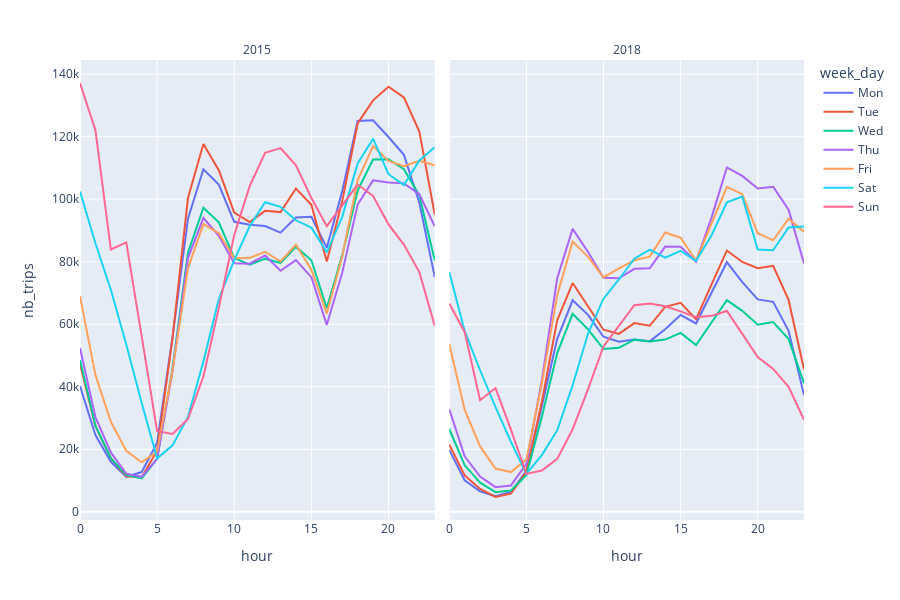

Notebook source saved alongside this figure:
### Code cell
plot_by_hour(pd_grp, "nb_trips", 'Total trips')

### Figure 1 — Plotly figure (JSON) as saved in the notebook; plotly's stock layout.template omitted (floating-point values rounded to 4 significant figures)
{"data": [{"hovertemplate": "<b>%{hovertext}</b><br><br>week_day=Mon<br>year=2015<br>hour=%{x}<br>nb_trips=%{y}<extra></extra>", "hovertext": ["2015", "2015", "2015", "2015", "2015", "2015", "2015", "2015", "2015", "2015", "2015", "2015", "2015", "2015", "2015", "2015", "2015", "2015", "2015", "2015", "2015", "2015", "2015", "2015"], "legendgroup": "Mon", "line": {"color": "#636efa", "dash": "solid"}, "mode": "lines", "name": "Mon", "orientation": "v", "showlegend": true, "type": "scatter", "x": [0, 1, 2, 3, 4, 5, 6, 7, 8, 9, 10, 11, 12, 13, 14, 15, 16, 17, 18, 19, 20, 21, 22, 23], "xaxis": "x", "y": [40265, 24536, 16007, 11212, 12712, 22089, 55933, 93787, 109584, 104707, 92778, 91854, 91430, 89314, 94136, 94356, 84473, 102550, 125031, 125270, 119906, 114200, 98868, 75129], "yaxis": "y"}, {"hovertemplate": "<b>%{hovertext}</b><br><br>week_day=Mon<br>year=2018<br>hour=%{x}<br>nb_trips=%{y}<extra></extra>", "hovertext": ["2018", "2018", "2018", "2018", "2018", "2018", "2018", "2018", "2018", "2018", "2018", "2018", "2018", "2018", "2018", "2018", "2018", "2018", "2018", "2018", "2018", "2018", "2018", "2018"], "legendgroup": "Mon", "line": {"color": "#636efa", "dash": "solid"}, "mode": "lines", "name": "Mon", "orientation": "v", "showlegend": false, "type": "scatter", "x": [0, 1, 2, 3, 4, 5, 6, 7, 8, 9, 10, 11, 12, 13, 14, 15, 16, 17, 18, 19, 20, 21, 22, 23], "xaxis": "x2", "y": [19819, 10094, 6536, 4999, 6337, 13115, 33800, 55315, 67651, 63017, 56004, 54419, 55103, 54527, 58432, 62964, 60241, 70249, 79847, 73491, 67954, 67172, 57883, 37369], "yaxis": "y2"}, {"hovertemplate": "<b>%{hovertext}</b><br><br>week_day=Tue<br>year=2015<br>hour=%{x}<br>nb_trips=%{y}<extra></extra>", "hovertext": ["2015", "2015", "2015", "2015", "2015", "2015", "2015", "2015", "2015", "2015", "2015", "2015", "2015", "2015", "2015", "2015", "2015", "2015", "2015", "2015", "2015", "2015", "2015", "2015"], "legendgroup": "Tue", "line": {"color": "#EF553B", "dash": "solid"}, "mode": "lines", "name": "Tue", "orientation": "v", "showlegend": true, "type": "scatter", "x": [0, 1, 2, 3, 4, 5, 6, 7, 8, 9, 10, 11, 12, 13, 14, 15, 16, 17, 18, 19, 20, 21, 22, 23], "xaxis": "x", "y": [47270, 27418, 17180, 11361, 11003, 19624, 55637, 100377, 117659, 109307, 95743, 92680, 96281, 95882, 103425, 98199, 80093, 99347, 124225, 131634, 136004, 132604, 121633, 95060], "yaxis": "y"}, {"hovertemplate": "<b>%{hovertext}</b><br><br>week_day=Tue<br>year=2018<br>hour=%{x}<br>nb_trips=%{y}<extra></extra>", "hovertext": ["2018", "2018", "2018", "2018", "2018", "2018", "2018", "2018", "2018", "2018", "2018", "2018", "2018", "2018", "2018", "2018", "2018", "2018", "2018", "2018", "2018", "2018", "2018", "2018"], "legendgroup": "Tue", "line": {"color": "#EF553B", "dash": "solid"}, "mode": "lines", "name": "Tue", "orientation": "v", "showlegend": false, "type": "scatter", "x": [0, 1, 2, 3, 4, 5, 6, 7, 8, 9, 10, 11, 12, 13, 14, 15, 16, 17, 18, 19, 20, 21, 22, 23], "xaxis": "x2", "y": [21552, 11653, 7299, 4735, 5783, 12721, 35131, 61246, 73177, 65500, 58254, 56932, 60368, 59520, 65570, 66862, 61636, 72690, 83618, 79920, 77954, 78679, 67783, 45549], "yaxis": "y2"}, {"hovertemplate": "<b>%{hovertext}</b><br><br>week_day=Wed<br>year=2015<br>hour=%{x}<br>nb_trips=%{y}<extra></extra>", "hovertext": ["2015", "2015", "2015", "2015", "2015", "2015", "2015", "2015", "2015", "2015", "2015", "2015", "2015", "2015", "2015", "2015", "2015", "2015", "2015", "2015", "2015", "2015", "2015", "2015"], "legendgroup": "Wed", "line": {"color": "#00cc96", "dash": "solid"}, "mode": "lines", "name": "Wed", "orientation": "v", "showlegend": true, "type": "scatter", "x": [0, 1, 2, 3, 4, 5, 6, 7, 8, 9, 10, 11, 12, 13, 14, 15, 16, 17, 18, 19, 20, 21, 22, 23], "xaxis": "x", "y": [48597, 27580, 17131, 11721, 10704, 16980, 46071, 82893, 97297, 92600, 81219, 79103, 80947, 79583, 84743, 80472, 65184, 82114, 102808, 112715, 112759, 109582, 101267, 80372], "yaxis": "y"}, {"hovertemplate": "<b>%{hovertext}</b><br><br>week_day=Wed<br>year=2018<br>hour=%{x}<br>nb_trips=%{y}<extra></extra>", "hovertext": ["2018", "2018", "2018", "2018", "2018", "2018", "2018", "2018", "2018", "2018", "2018", "2018", "2018", "2018", "2018", "2018", "2018", "2018", "2018", "2018", "2018", "2018", "2018", "2018"], "legendgroup": "Wed", "line": {"color": "#00cc96", "dash": "solid"}, "mode": "lines", "name": "Wed", "orientation": "v", "showlegend": false, "type": "scatter", "x": [0, 1, 2, 3, 4, 5, 6, 7, 8, 9, 10, 11, 12, 13, 14, 15, 16, 17, 18, 19, 20, 21, 22, 23], "xaxis": "x2", "y": [26494, 14934, 9318, 6296, 6794, 11707, 30370, 50780, 63309, 58378, 52111, 52459, 55076, 54449, 55090, 57255, 53366, 60368, 67737, 64298, 59837, 60686, 55257, 41147], "yaxis": "y2"}, {"hovertemplate": "<b>%{hovertext}</b><br><br>week_day=Thu<br>year=2015<br>hour=%{x}<br>nb_trips=%{y}<extra></extra>", "hovertext": ["2015", "2015", "2015", "2015", "2015", "2015", "2015", "2015", "2015", "2015", "2015", "2015", "2015", "2015", "2015", "2015", "2015", "2015", "2015", "2015", "2015", "2015", "2015", "2015"], "legendgroup": "Thu", "line": {"color": "#ab63fa", "dash": "solid"}, "mode": "lines", "name": "Thu", "orientation": "v", "showlegend": true, "type": "scatter", "x": [0, 1, 2, 3, 4, 5, 6, 7, 8, 9, 10, 11, 12, 13, 14, 15, 16, 17, 18, 19, 20, 21, 22, 23], "xaxis": "x", "y": [52383, 30271, 18989, 12182, 11193, 16932, 44972, 81187, 93992, 88297, 79509, 79372, 81989, 77113, 80507, 75059, 59817, 76462, 98309, 106035, 105384, 105078, 101610, 91343], "yaxis": "y"}, {"hovertemplate": "<b>%{hovertext}</b><br><br>week_day=Thu<br>year=2018<br>hour=%{x}<br>nb_trips=%{y}<extra></extra>", "hovertext": ["2018", "2018", "2018", "2018", "2018", "2018", "2018", "2018", "2018", "2018", "2018", "2018", "2018", "2018", "2018", "2018", "2018", "2018", "2018", "2018", "2018", "2018", "2018", "2018"], "legendgroup": "Thu", "line": {"color": "#ab63fa", "dash": "solid"}, "mode": "lines", "name": "Thu", "orientation": "v", "showlegend": false, "type": "scatter", "x": [0, 1, 2, 3, 4, 5, 6, 7, 8, 9, 10, 11, 12, 13, 14, 15, 16, 17, 18, 19, 20, 21, 22, 23], "xaxis": "x2", "y": [32876, 17756, 11281, 7887, 8432, 15373, 41935, 74735, 90516, 83111, 74909, 74702, 77738, 77902, 84852, 84806, 80021, 94051, 110177, 107468, 103443, 103977, 96663, 79445], "yaxis": "y2"}, {"hovertemplate": "<b>%{hovertext}</b><br><br>week_day=Fri<br>year=2015<br>hour=%{x}<br>nb_trips=%{y}<extra></extra>", "hovertext": ["2015", "2015", "2015", "2015", "2015", "2015", "2015", "2015", "2015", "2015", "2015", "2015", "2015", "2015", "2015", "2015", "2015", "2015", "2015", "2015", "2015", "2015", "2015", "2015"], "legendgroup": "Fri", "line": {"color": "#FFA15A", "dash": "solid"}, "mode": "lines", "name": "Fri", "orientation": "v", "showlegend": true, "type": "scatter", "x": [0, 1, 2, 3, 4, 5, 6, 7, 8, 9, 10, 11, 12, 13, 14, 15, 16, 17, 18, 19, 20, 21, 22, 23], "xaxis": "x", "y": [69007, 43794, 28812, 19488, 15813, 19244, 45259, 77885, 92050, 89142, 81146, 81241, 83196, 80085, 85494, 77438, 63447, 81694, 106052, 116993, 112275, 110600, 112305, 110861], "yaxis": "y"}, {"hovertemplate": "<b>%{hovertext}</b><br><br>week_day=Fri<br>year=2018<br>hour=%{x}<br>nb_trips=%{y}<extra></extra>", "hovertext": ["2018", "2018", "2018", "2018", "2018", "2018", "2018", "2018", "2018", "2018", "2018", "2018", "2018", "2018", "2018", "2018", "2018", "2018", "2018", "2018", "2018", "2018", "2018", "2018"], "legendgroup": "Fri", "line": {"color": "#FFA15A", "dash": "solid"}, "mode": "lines", "name": "Fri", "orientation": "v", "showlegend": false, "type": "scatter", "x": [0, 1, 2, 3, 4, 5, 6, 7, 8, 9, 10, 11, 12, 13, 14, 15, 16, 17, 18, 19, 20, 21, 22, 23], "xaxis": "x2", "y": [53746, 32692, 20911, 13856, 12705, 16770, 40972, 69305, 86436, 81565, 74991, 77889, 80459, 81640, 89354, 87699, 80350, 92470, 103987, 101614, 89118, 86851, 93763, 89550], "yaxis": "y2"}, {"hovertemplate": "<b>%{hovertext}</b><br><br>week_day=Sat<br>year=2015<br>hour=%{x}<br>nb_trips=%{y}<extra></extra>", "hovertext": ["2015", "2015", "2015", "2015", "2015", "2015", "2015", "2015", "2015", "2015", "2015", "2015", "2015", "2015", "2015", "2015", "2015", "2015", "2015", "2015", "2015", "2015", "2015", "2015"], "legendgroup": "Sat", "line": {"color": "#19d3f3", "dash": "solid"}, "mode": "lines", "name": "Sat", "orientation": "v", "showlegend": true, "type": "scatter", "x": [0, 1, 2, 3, 4, 5, 6, 7, 8, 9, 10, 11, 12, 13, 14, 15, 16, 17, 18, 19, 20, 21, 22, 23], "xaxis": "x", "y": [102466, 85929, 71041, 53545, 34775, 17091, 21257, 30343, 48108, 68073, 80532, 91356, 99021, 97568, 93266, 90922, 83011, 94381, 111436, 119364, 108004, 104523, 112410, 116644], "yaxis": "y"}, {"hovertemplate": "<b>%{hovertext}</b><br><br>week_day=Sat<br>year=2018<br>hour=%{x}<br>nb_trips=%{y}<extra></extra>", "hovertext": ["2018", "2018", "2018", "2018", "2018", "2018", "2018", "2018", "2018", "2018", "2018", "2018", "2018", "2018", "2018", "2018", "2018", "2018", "2018", "2018", "2018", "2018", "2018", "2018"], "legendgroup": "Sat", "line": {"color": "#19d3f3", "dash": "solid"}, "mode": "lines", "name": "Sat", "orientation": "v", "showlegend": false, "type": "scatter", "x": [0, 1, 2, 3, 4, 5, 6, 7, 8, 9, 10, 11, 12, 13, 14, 15, 16, 17, 18, 19, 20, 21, 22, 23], "xaxis": "x2", "y": [76727, 57855, 45287, 33473, 22352, 12093, 18144, 26030, 40478, 57016, 68191, 74321, 80955, 83889, 81296, 83503, 80295, 88403, 98993, 100832, 83885, 83687, 90940, 91291], "yaxis": "y2"}, {"hovertemplate": "<b>%{hovertext}</b><br><br>week_day=Sun<br>year=2015<br>hour=%{x}<br>nb_trips=%{y}<extra></extra>", "hovertext": ["2015", "2015", "2015", "2015", "2015", "2015", "2015", "2015", "2015", "2015", "2015", "2015", "2015", "2015", "2015", "2015", "2015", "2015", "2015", "2015", "2015", "2015", "2015", "2015"], "legendgroup": "Sun", "line": {"color": "#FF6692", "dash": "solid"}, "mode": "lines", "name": "Sun", "orientation": "v", "showlegend": true, "type": "scatter", "x": [0, 1, 2, 3, 4, 5, 6, 7, 8, 9, 10, 11, 12, 13, 14, 15, 16, 17, 18, 19, 20, 21, 22, 23], "xaxis": "x", "y": [137185, 122090, 83910, 86188, 56098, 25802, 24886, 29689, 43262, 65238, 88572, 104183, 114865, 116341, 110830, 100403, 91394, 97948, 104691, 101052, 91960, 85495, 76683, 59441], "yaxis": "y"}, {"hovertemplate": "<b>%{hovertext}</b><br><br>week_day=Sun<br>year=2018<br>hour=%{x}<br>nb_trips=%{y}<extra></extra>", "hovertext": ["2018", "2018", "2018", "2018", "2018", "2018", "2018", "2018", "2018", "2018", "2018", "2018", "2018", "2018", "2018", "2018", "2018", "2018", "2018", "2018", "2018", "2018", "2018", "2018"], "legendgroup": "Sun", "line": {"color": "#FF6692", "dash": "solid"}, "mode": "lines", "name": "Sun", "orientation": "v", "showlegend": false, "type": "scatter", "x": [0, 1, 2, 3, 4, 5, 6, 7, 8, 9, 10, 11, 12, 13, 14, 15, 16, 17, 18, 19, 20, 21, 22, 23], "xaxis": "x2", "y": [66614, 57541, 35706, 39591, 26315, 12118, 13204, 16932, 26408, 39232, 52889, 59578, 66090, 66664, 65765, 64140, 62241, 62689, 64238, 56914, 49523, 45723, 39980, 29387], "yaxis": "y2"}], "layout": {"annotations": [{"font": {}, "showarrow": false, "text": "2015", "x": 0.245, "xanchor": "center", "xref": "paper", "y": 1, "yanchor": "bottom", "yref": "paper"}, {"font": {}, "showarrow": false, "text": "2018", "x": 0.755, "xanchor": "center", "xref": "paper", "y": 1, "yanchor": "bottom", "yref": "paper"}], "autosize": false, "height": 600, "legend": {"title": {"text": "week_day"}, "tracegroupgap": 0}, "margin": {"t": 60}, "width": 900, "xaxis": {"anchor": "y", "domain": [0, 0.49], "showticklabels": true, "title": {"text": "hour"}}, "xaxis2": {"anchor": "y2", "domain": [0.51, 1], "matches": "x", "showticklabels": true, "title": {"text": "hour"}}, "yaxis": {"anchor": "x", "domain": [0, 1], "title": {"text": "nb_trips"}}, "yaxis2": {"anchor": "x2", "domain": [0, 1], "matches": "y", "showticklabels": false}}}
